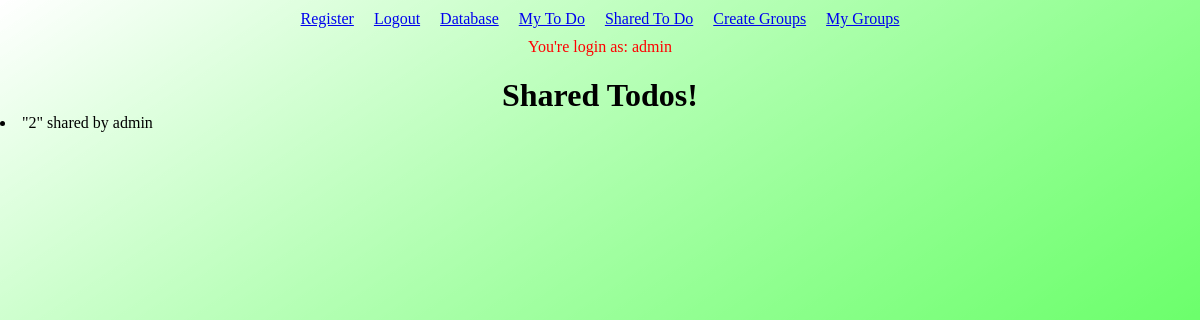
The app's page /sharedtodo (signed in) with its own data.
### main.py (models this page shows, shortened)
class User(db.Model, UserMixin):
    id = db.Column(db.Integer, primary_key = True)
    username = db.Column(db.String(10), unique=True, index=True)
    password = db.Column(db.String(20))
    todos = db.relationship('Todo', backref='owner', lazy=True)

class Todo(db.Model):
    id = db.Column(db.Integer, primary_key = True)
    text = db.Column(db.String(200))
    complete = db.Column(db.Boolean)
    shared = db.Column(db.Boolean)
    user_id = db.Column(db.Integer, db.ForeignKey('user.id'), nullable=False)

### main.py (the view)
@app.route("/sharedtodo")
def sharedtodo():
    shared_todos = Todo.query.filter_by(shared=True).all()
    return render_template('sharedtodo.html', shared_todos=shared_todos)

### main.py (called while the page is built)
@login_manager.user_loader
def load_user(user_id):
    return User.query.get(int(user_id))

### templates/sharedtodo.html
{% extends "layout.html" %}
{% block content %}
<h1>Shared Todos!</h1>
{% for todo in shared_todos %}
    <li> "{{ todo.text }}" shared by {{ todo.owner.username }}</li>
{% endfor %}
{% endblock %}

### templates/layout.html (shortened to what this page needs)
<!DOCTYPE html>
<html lang="en">
<head>
    <link rel="stylesheet" href="{{ url_for('static', filename='styles.css') }}">
</head>
<body>
    <section class="links">
        <a href="{{ url_for('register') }}">Register</a>
        <br>
        {% if current_user.is_authenticated %}
            <a href="{{ url_for('logout') }}">Logout</a>
        {% else %}
            <a href="{{ url_for('login') }}">Login</a>
        {% endif %}
        <br>
        <a href="{{ url_for('database') }}">Database</a>
        <br>
        <a href="{{ url_for('mytodo') }}">My To Do</a>
        <br>
        <a href="{{ url_for('sharedtodo') }}">Shared To Do</a>
        <br>
        <a href="{{ url_for('create_group') }}">Create Groups</a>
        <br>
        <a href="{{ url_for('my_groups') }}">My Groups</a>
        <br>
    </section>
    <div class="login-info">
        {% if current_user.is_authenticated %}
            <span>You're login as: {{  current_user.username }}</span>
        {% else %}
            <span>You're not login.</span>
        {% endif %}
    </div>
    {% block content %}{% endblock %}
</body>
</html>

### static/styles.css (style rules this page uses)
html, body { margin: 0; padding: 0; background-image: linear-gradient(to right bottom, rgba(0,255,0,0), rgba(0,255,0,0.5)); background-size: cover; background-repeat: no-repeat; width: 100%; min-height: 100vh; }
.links { display: flex; align-items: center; justify-content: center; }
.links a { margin: 10px; }
.login-info { text-align: center; color: red; }
h1 { text-align: center; margin-bottom: 0; }

### records on screen
User: username "admin"
Todo: text "2", owner.username "admin"
